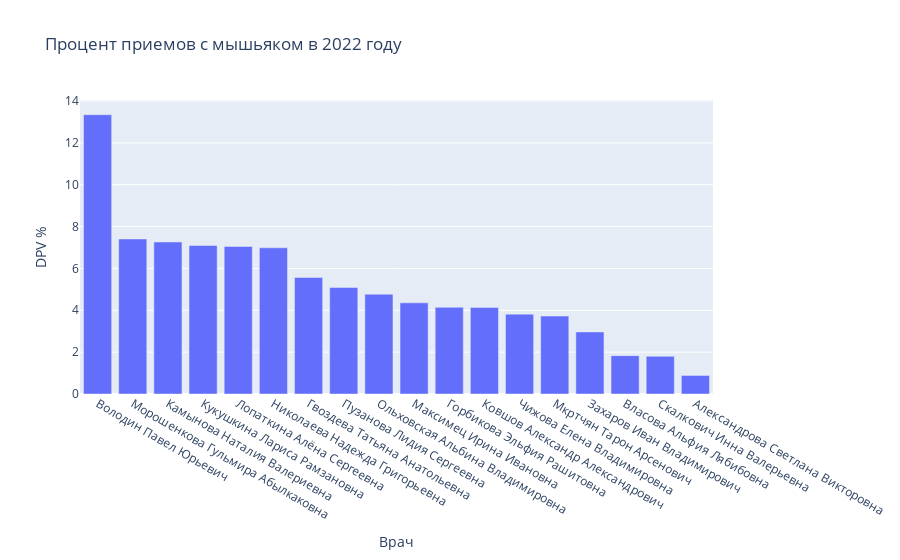

The code cell stored with this chart in its notebook:
### Code cell
# Средний DPV за год по врачу

px.bar(df_result.query('DPV > 0').sort_values('DPV', ascending=False), 
       x='Врач',
       y='DPV %',
       title=f"Процент приемов с мышьяком в {year} году")

### Figure 1 — Plotly figure (JSON) as saved in the notebook; plotly's stock layout.template omitted (floating-point values rounded to 4 significant figures)
{"data": [{"alignmentgroup": "True", "hovertemplate": "Врач=%{x}<br>DPV %=%{y}<extra></extra>", "legendgroup": "", "marker": {"color": "#636efa", "pattern": {"shape": ""}}, "name": "", "offsetgroup": "", "orientation": "v", "showlegend": false, "textposition": "auto", "type": "bar", "x": ["Володин Павел Юрьевич", "Морошенкова Гульмира Абылкаковна", "Камынова Наталия Валериевна", "Кукушкина Лариса Рамзановна", "Лопаткина Алёна Сергеевна", "Николаева Надежда Григорьевна", "Гвоздева Татьяна Анатольевна", "Пузанова Лидия Сергеевна", "Ольховская Альбина Владимировна", "Максимец Ирина Ивановна", "Горбикова Эльфия Рашитовна", "Ковшов Александр Александрович", "Чижова Елена Владимировна", "Мкртчян Тарон Арсенович", "Захаров Иван Владимирович", "Власова Альфия Лябибовна", "Скалкович Инна Валерьевна", "Александрова Светлана Викторовна"], "xaxis": "x", "y": [13.35, 7.407, 7.265, 7.095, 7.051, 6.986, 5.568, 5.088, 4.771, 4.356, 4.143, 4.136, 3.817, 3.725, 2.966, 1.833, 1.802, 0.8865], "yaxis": "y"}], "layout": {"barmode": "relative", "legend": {"tracegroupgap": 0}, "title": {"text": "Процент приемов с мышьяком в 2022 году"}, "xaxis": {"anchor": "y", "domain": [0, 1], "title": {"text": "Врач"}}, "yaxis": {"anchor": "x", "domain": [0, 1], "title": {"text": "DPV %"}}}}
